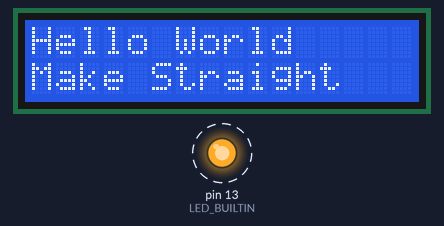
Simulated run of this sketch. Board: Arduino Uno, built with avr-gcc and run on an emulated ATmega328P. On the bench: 16×2 character LCD, output pins drawn as LEDs (lit = HIGH). Dashed ring = blinking.

Above: at 1.1 s.
At 128.9 s:
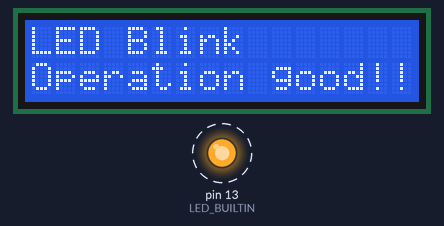
Timing chart, 0 to 130.0 s (numbered marks = the images above):
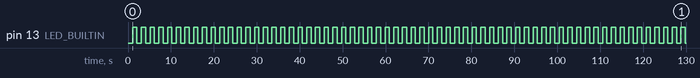

The sketch:

05_BlinkLCD.ino
```cpp
/*
  LCD display with PCF8574 I/O expander

  show information on the LCD display

  based on Arduino Examples "Blink"

  Date: 6 Mar 2023
  Author: Yen-Chen Chang @ makestraight
*/

#include <Arduino.h>
#include <Wire.h>
#include <LiquidCrystal_PCF8574.h>

LiquidCrystal_PCF8574 lcd(0x27);  // set the LCD address to 0x27 for a 16 chars and 2 line display

// the setup function runs once when you press reset or power the board
void setup() {
  // initialize digital pin LED_BUILTIN as an output.
  pinMode(LED_BUILTIN, OUTPUT);

  // initialize I2C communication between Arduino and PCF8574
  Wire.begin();
  // initialize the lcd
  lcd.begin(16, 2);

  lcd.setBacklight(255);
  lcd.home();
  lcd.clear();
  // first row
  lcd.setCursor(0, 0);
  lcd.print("Hello World");
  // second row
  lcd.setCursor(0, 1);
  lcd.print("Make Straight");
  delay(1000);
}

// the loop function runs over and over again forever
void loop() {
  // blink
  digitalWrite(LED_BUILTIN, HIGH);  // turn the LED on (HIGH is the voltage level)
  delay(1000);                      // wait for a second
  digitalWrite(LED_BUILTIN, LOW);   // turn the LED off by making the voltage LOW
  delay(1000);                      // wait for a second

  // print information
  lcd.clear();
  lcd.setCursor(0, 0);
  lcd.print("LED Blink");
  lcd.setCursor(0, 1);
  lcd.print("Operation good!!");
}
```

Measured:
- by itself, pin 13 (LED_BUILTIN): alternates HIGH for 1.0 s and LOW for 1.0 s
